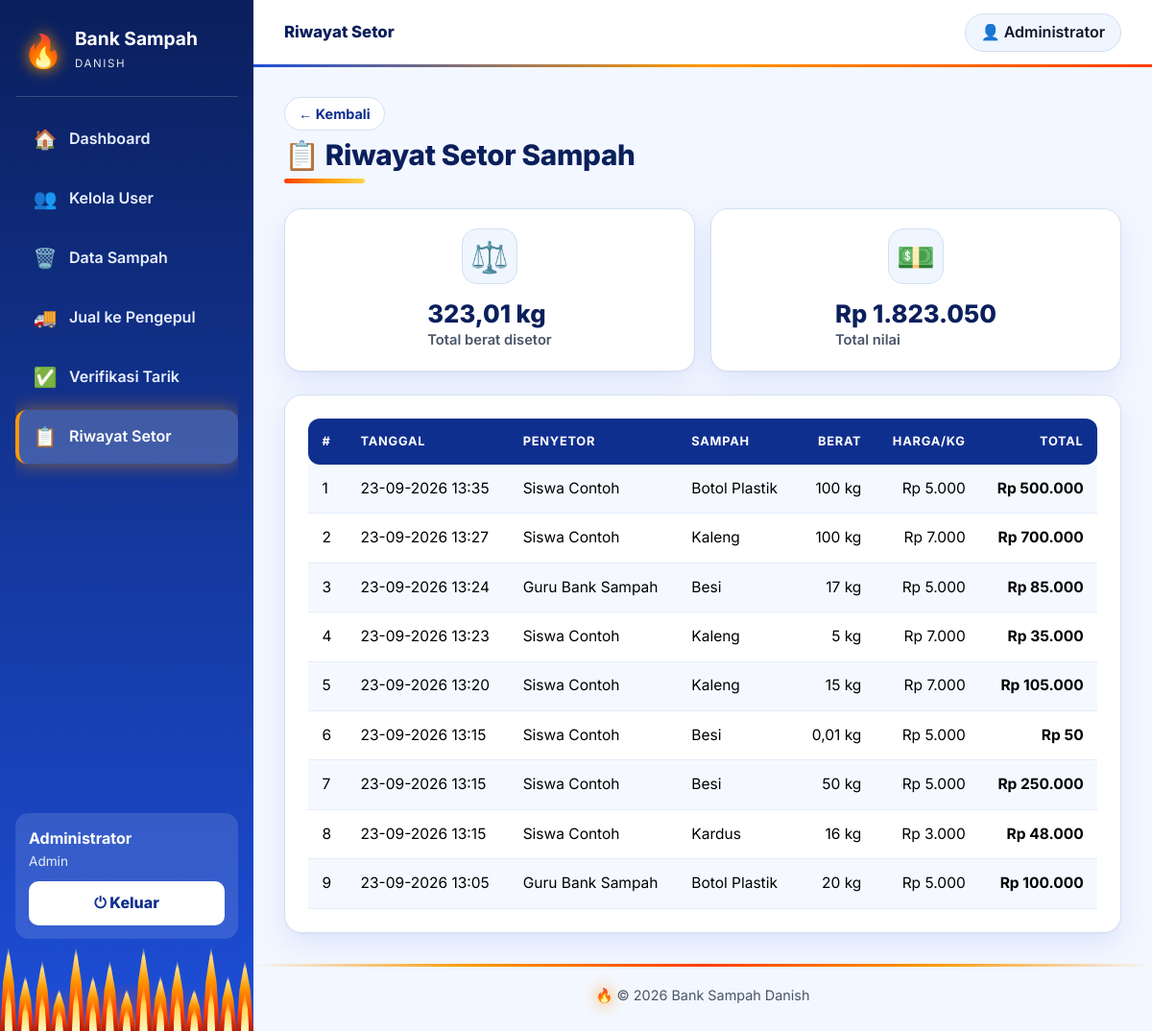
Page /transaksi/index.php (signed in) on the committed database.
### tables this page shows
CREATE TABLE `transaksi` (
  `id_transaksi` int(11) NOT NULL,
  `id_user` int(11) NOT NULL,
  `id_sampah` int(11) NOT NULL,
  `berat` decimal(12,2) NOT NULL,
  `harga_per_kg` decimal(12,2) NOT NULL,
  `total` decimal(12,2) NOT NULL,
  `tanggal` datetime NOT NULL DEFAULT current_timestamp()
);

CREATE TABLE `user` (
  `id_user` int(11) NOT NULL,
  `nama` varchar(100) NOT NULL,
  `username` varchar(50) NOT NULL,
  `password` varchar(255) NOT NULL,
  `role` enum('admin','guru','siswa','pengepul') NOT NULL
);

CREATE TABLE `sampah` (
  `id_sampah` int(11) NOT NULL,
  `nama_sampah` varchar(100) NOT NULL,
  `jenis` varchar(50) NOT NULL,
  `harga_per_kg` decimal(12,2) NOT NULL DEFAULT 0.00,
  `stok` decimal(12,2) NOT NULL DEFAULT 0.00
);

### transaksi/index.php (the view, shortened to what this page needs)
<?php
require_once '../config/auth.php';
$id = (int)$_SESSION['id_user'];
$admin = $_SESSION['role'] === 'admin';
if ($admin) {
    $data = rows(q($koneksi, "SELECT t.*, s.nama_sampah, u.nama FROM transaksi t JOIN sampah s ON s.id_sampah=t.id_sampah JOIN user u ON u.id_user=t.id_user ORDER BY t.tanggal DESC"));
} else {
    $data = rows(q($koneksi, "SELECT t.*, s.nama_sampah FROM transaksi t JOIN sampah s ON s.id_sampah=t.id_sampah WHERE t.id_user=? ORDER BY t.tanggal DESC", 'i', $id));
}
$jumlah = array_sum(array_column($data, 'total'));
$berat  = array_sum(array_column($data, 'berat'));
include '../config/header.php'; ?>
<div class="row g-3 mb-4">
  <div class="col-md-6"><div class="card stat"><div class="ico">⚖️</div><div><div class="n"><?= kg($berat) ?></div><div class="l">Total berat disetor</div></div></div></div>
  <div class="col-md-6"><div class="card stat"><div class="ico">💵</div><div><div class="n"><?= rupiah($jumlah) ?></div><div class="l">Total nilai</div></div></div></div>
</div>
<div class="card p-4">
  <div class="table-responsive">
  <table class="table table-striped align-middle mb-0">
    <thead><tr><th>#</th><th>Tanggal</th><?php if ($admin): ?><th>Penyetor</th><?php endif; ?><th>Sampah</th><th class="text-end">Berat</th><th class="text-end">Harga/kg</th><th class="text-end">Total</th></tr></thead>
    <tbody>
    <?php foreach ($data as $i => $r): ?>
      <tr><td><?= $i + 1 ?></td><td><?= tgl($r['tanggal']) ?></td><?php if ($admin): ?><td><?= h($r['nama']) ?></td><?php endif; ?>
        <td><?= h($r['nama_sampah']) ?></td><td class="text-end"><?= kg($r['berat']) ?></td>
        <td class="text-end"><?= rupiah($r['harga_per_kg']) ?></td><td class="text-end"><b><?= rupiah($r['total']) ?></b></td></tr>
    <?php endforeach; if (!$data): ?><tr><td colspan="7" class="text-center text-secondary py-4">Belum ada data.</td></tr><?php endif; ?>
    </tbody>
  </table>
  </div>
</div>
<?php include '../config/footer.php';

### assets/tema-api.css (style rules this page uses)
:root { --blue-900:#0a1f5c; --blue-800:#0f2f8f; --blue-700:#1d4ed8; --blue-600:#2563eb; --blue-100:#dbeafe; --blue-50:#eff6ff; --ink:#0f172a; --muted:#475569; --line:#d3e0f4; --bg:#f3f7ff; --fire1:#ff3d00; --fire2:#ff9800; --fire3:#ffd54f; --side:264px; }
html { font-size:16px }
body { font-family:'Inter','Segoe UI',Arial,Helvetica,sans-serif;font-size:1rem;line-height:1.6;color:var(--ink);background:var(--bg);-webkit-font-smoothing:antialiased;text-rendering:optimizeLegibility }
.flame-bar i { position:relative;flex:1;height:100%;transform-origin:50% 100%; background:linear-gradient(to top,#b71c00,var(--fire1) 25%,var(--fire2) 60%,#ffe082 88%,rgba(255,224,130,0)); clip-path:polygon(50% 0,82% 42%,100% 100%,0 100%,18% 42%);animation:flicker .9s ease-in-out infinite alternate }
.flame-bar i::after { content:'';position:absolute;left:26%;right:26%;bottom:0;height:55%;background:linear-gradient(to top,#fff6c2,#ffd54f 60%,rgba(255,213,79,0));clip-path:polygon(50% 0,85% 45%,100% 100%,0 100%,15% 45%) }
.flame-bar i:nth-child(4n+1) { height:100% }
.flame-bar i:nth-child(4n+2) { height:66% }
.flame-bar i:nth-child(4n+3) { height:84% }
.flame-bar i:nth-child(4n) { height:50% }
.flame-bar i:nth-child(3n) { animation-delay:.15s;animation-duration:.72s }
.flame-bar i:nth-child(5n) { animation-delay:.3s;animation-duration:1.1s }
.flame-bar i:nth-child(7n) { animation-delay:.45s }
.card { background:#fff;border:1px solid var(--line);border-radius:18px;box-shadow:0 1px 2px #0000000a,0 12px 30px #1d4ed81a }
.stat { display:flex;align-items:center;gap:16px;padding:20px 22px }
.stat .ico { font-size:2rem;width:58px;height:58px;display:grid;place-items:center;border-radius:16px;background:var(--blue-50);border:1px solid var(--line) }
.stat .n { font-size:1.6rem;font-weight:800;color:var(--blue-900);line-height:1.2 }
.stat .l { color:var(--muted);font-weight:600;font-size:.92rem }
.table { --bs-table-bg:transparent;font-size:.97rem;color:var(--ink) }
.table thead th { background:var(--blue-800);color:#fff;font-size:.8rem;text-transform:uppercase;letter-spacing:.06em;font-weight:700;border:0;white-space:nowrap;padding:.85rem .9rem }
.table thead th:first-child { border-radius:12px 0 0 12px }
.table thead th:last-child { border-radius:0 12px 12px 0 }
.table td { padding:.8rem .9rem;border-color:#e4ecf9 }
.table-striped>tbody>tr:nth-of-type(odd)>* { --bs-table-bg-type:#f5f9ff }

### rows in the picture
transaksi: tanggal "23-09-2026 13:35", id_user.nama "Siswa Contoh", id_sampah.nama_sampah "Botol Plastik", berat "100 kg", harga_per_kg "Rp 5.000", total "Rp 500.000"
transaksi: tanggal "23-09-2026 13:27", id_user.nama "Siswa Contoh", id_sampah.nama_sampah "Kaleng", berat "100 kg", harga_per_kg "Rp 7.000", total "Rp 700.000"
transaksi: tanggal "23-09-2026 13:24", id_user.nama "Guru Bank Sampah", id_sampah.nama_sampah "Besi", berat "17 kg", harga_per_kg "Rp 5.000", total "Rp 85.000"
transaksi: tanggal "23-09-2026 13:23", id_user.nama "Siswa Contoh", id_sampah.nama_sampah "Kaleng", berat "5 kg", harga_per_kg "Rp 7.000", total "Rp 35.000"
transaksi: tanggal "23-09-2026 13:20", id_user.nama "Siswa Contoh", id_sampah.nama_sampah "Kaleng", berat "15 kg", harga_per_kg "Rp 7.000", total "Rp 105.000"
transaksi: tanggal "23-09-2026 13:15", id_user.nama "Siswa Contoh", id_sampah.nama_sampah "Besi", berat "0,01 kg", harga_per_kg "Rp 5.000", total "Rp 50"
transaksi: tanggal "23-09-2026 13:15", id_user.nama "Siswa Contoh", id_sampah.nama_sampah "Besi", berat "50 kg", harga_per_kg "Rp 5.000", total "Rp 250.000"
transaksi: tanggal "23-09-2026 13:15", id_user.nama "Siswa Contoh", id_sampah.nama_sampah "Kardus", berat "16 kg", harga_per_kg "Rp 3.000", total "Rp 48.000"
transaksi: tanggal "23-09-2026 13:05", id_user.nama "Guru Bank Sampah", id_sampah.nama_sampah "Botol Plastik", berat "20 kg", harga_per_kg "Rp 5.000", total "Rp 100.000"

### other values in the picture
$m[1] "🏠"
$m[2] "Dashboard"
$m[1] "👥"
$m[2] "Kelola User"
$m[1] "🗑️"
$m[2] "Data Sampah"
$m[1] "🚚"
$m[2] "Jual ke Pengepul"
$m[1] "✅"
$m[2] "Verifikasi Tarik"
$m[1] "📋"
$m[2] "Riwayat Setor"
$_SESSION['nama'] "Administrator"
$role "Admin"
$judulBar "Riwayat Setor"
